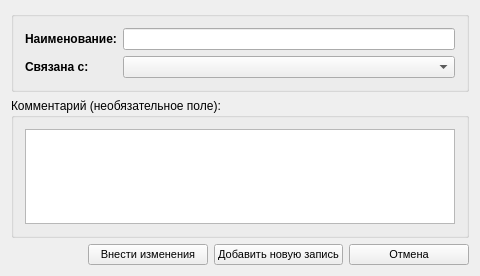
<?xml version="1.0" encoding="UTF-8"?>
<ui version="4.0">
 <class>ZPostsForm</class>
 <widget class="QWidget" name="ZPostsForm">
  <property name="geometry">
   <rect>
    <x>0</x>
    <y>0</y>
    <width>480</width>
    <height>276</height>
   </rect>
  </property>
  <property name="minimumSize">
   <size>
    <width>480</width>
    <height>200</height>
   </size>
  </property>
  <property name="windowTitle">
   <string>Добавление (изменение) данных по должностям</string>
  </property>
  <property name="windowIcon">
   <iconset resource="../cleaning.qrc">
    <normaloff>:/images/add.png</normaloff>:/images/add.png</iconset>
  </property>
  <property name="styleSheet">
   <string notr="true"/>
  </property>
  <layout class="QVBoxLayout" name="verticalLayout">
   <item>
    <widget class="QGroupBox" name="requiredBox">
     <property name="title">
      <string/>
     </property>
     <layout class="QGridLayout" name="gridLayout_2">
      <item row="1" column="0">
       <widget class="QLabel" name="lblSectionPlus">
        <property name="font">
         <font>
          <weight>75</weight>
          <bold>true</bold>
         </font>
        </property>
        <property name="text">
         <string>Связана с:</string>
        </property>
       </widget>
      </item>
      <item row="1" column="1">
       <widget class="QComboBox" name="cboMode"/>
      </item>
      <item row="0" column="0">
       <widget class="QLabel" name="nameText_2">
        <property name="font">
         <font>
          <weight>75</weight>
          <bold>true</bold>
         </font>
        </property>
        <property name="text">
         <string>Наименование:</string>
        </property>
       </widget>
      </item>
      <item row="0" column="1">
       <widget class="QLineEdit" name="txtName">
        <property name="maxLength">
         <number>64</number>
        </property>
       </widget>
      </item>
     </layout>
    </widget>
   </item>
   <item>
    <widget class="QGroupBox" name="pnlComment">
     <property name="title">
      <string>Комментарий (необязательное поле):</string>
     </property>
     <layout class="QGridLayout" name="gridLayout">
      <item row="0" column="0">
       <widget class="QTextEdit" name="txtComment"/>
      </item>
     </layout>
    </widget>
   </item>
   <item>
    <layout class="QHBoxLayout" name="horizontalLayout">
     <item>
      <spacer name="horizontalSpacer">
       <property name="orientation">
        <enum>Qt::Horizontal</enum>
       </property>
       <property name="sizeHint" stdset="0">
        <size>
         <width>40</width>
         <height>20</height>
        </size>
       </property>
      </spacer>
     </item>
     <item>
      <widget class="QPushButton" name="cmdSave">
       <property name="minimumSize">
        <size>
         <width>120</width>
         <height>0</height>
        </size>
       </property>
       <property name="font">
        <font>
         <family>MS Shell Dlg 2</family>
         <pointsize>8</pointsize>
        </font>
       </property>
       <property name="text">
        <string>Внести изменения</string>
       </property>
       <property name="icon">
        <iconset resource="../cleaning.qrc">
         <normaloff>:/images/add.png</normaloff>:/images/add.png</iconset>
       </property>
       <property name="iconSize">
        <size>
         <width>24</width>
         <height>24</height>
        </size>
       </property>
      </widget>
     </item>
     <item>
      <widget class="QPushButton" name="cmdSaveNew">
       <property name="minimumSize">
        <size>
         <width>120</width>
         <height>0</height>
        </size>
       </property>
       <property name="font">
        <font>
         <family>MS Shell Dlg 2</family>
         <pointsize>8</pointsize>
        </font>
       </property>
       <property name="text">
        <string>Добавить новую запись</string>
       </property>
       <property name="icon">
        <iconset resource="../cleaning.qrc">
         <normaloff>:/images/add.png</normaloff>:/images/add.png</iconset>
       </property>
       <property name="iconSize">
        <size>
         <width>24</width>
         <height>24</height>
        </size>
       </property>
      </widget>
     </item>
     <item>
      <widget class="QPushButton" name="cmdCancel">
       <property name="minimumSize">
        <size>
         <width>120</width>
         <height>0</height>
        </size>
       </property>
       <property name="font">
        <font>
         <family>MS Shell Dlg 2</family>
         <pointsize>8</pointsize>
        </font>
       </property>
       <property name="text">
        <string>Отмена</string>
       </property>
       <property name="icon">
        <iconset resource="../cleaning.qrc">
         <normaloff>:/images/error.png</normaloff>:/images/error.png</iconset>
       </property>
       <property name="iconSize">
        <size>
         <width>24</width>
         <height>24</height>
        </size>
       </property>
      </widget>
     </item>
    </layout>
   </item>
  </layout>
 </widget>
 <layoutdefault spacing="6" margin="11"/>
 <resources>
  <include location="../cleaning.qrc"/>
 </resources>
 <connections>
  <connection>
   <sender>cmdCancel</sender>
   <signal>clicked()</signal>
   <receiver>ZPostsForm</receiver>
   <slot>close()</slot>
   <hints>
    <hint type="sourcelabel">
     <x>423</x>
     <y>337</y>
    </hint>
    <hint type="destinationlabel">
     <x>246</x>
     <y>181</y>
    </hint>
   </hints>
  </connection>
 </connections>
</ui>
